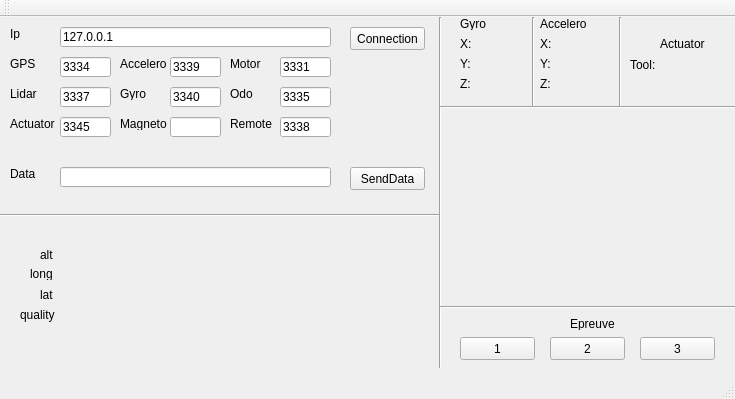
<?xml version="1.0" encoding="UTF-8"?>
<ui version="4.0">
 <class>MainWindow</class>
 <widget class="QMainWindow" name="MainWindow">
  <property name="geometry">
   <rect>
    <x>0</x>
    <y>0</y>
    <width>735</width>
    <height>399</height>
   </rect>
  </property>
  <property name="windowTitle">
   <string>MainWindow</string>
  </property>
  <widget class="QWidget" name="centralWidget">
   <widget class="QLineEdit" name="leServerAddress">
    <property name="geometry">
     <rect>
      <x>60</x>
      <y>10</y>
      <width>271</width>
      <height>20</height>
     </rect>
    </property>
    <property name="text">
     <string>127.0.0.1</string>
    </property>
   </widget>
   <widget class="QLineEdit" name="gpsPort">
    <property name="geometry">
     <rect>
      <x>60</x>
      <y>40</y>
      <width>51</width>
      <height>20</height>
     </rect>
    </property>
    <property name="text">
     <string>3334</string>
    </property>
   </widget>
   <widget class="QPushButton" name="pbSendData">
    <property name="geometry">
     <rect>
      <x>350</x>
      <y>150</y>
      <width>75</width>
      <height>23</height>
     </rect>
    </property>
    <property name="text">
     <string>SendData</string>
    </property>
   </widget>
   <widget class="QPushButton" name="pbConnection">
    <property name="geometry">
     <rect>
      <x>350</x>
      <y>10</y>
      <width>75</width>
      <height>23</height>
     </rect>
    </property>
    <property name="text">
     <string>Connection</string>
    </property>
   </widget>
   <widget class="QLineEdit" name="leDataToSend">
    <property name="geometry">
     <rect>
      <x>60</x>
      <y>150</y>
      <width>271</width>
      <height>20</height>
     </rect>
    </property>
   </widget>
   <widget class="QLabel" name="img">
    <property name="geometry">
     <rect>
      <x>160</x>
      <y>210</y>
      <width>261</width>
      <height>131</height>
     </rect>
    </property>
    <property name="text">
     <string/>
    </property>
   </widget>
   <widget class="QLabel" name="altitude">
    <property name="geometry">
     <rect>
      <x>40</x>
      <y>230</y>
      <width>21</width>
      <height>16</height>
     </rect>
    </property>
    <property name="text">
     <string>alt</string>
    </property>
   </widget>
   <widget class="QLabel" name="longitude">
    <property name="geometry">
     <rect>
      <x>30</x>
      <y>250</y>
      <width>47</width>
      <height>13</height>
     </rect>
    </property>
    <property name="text">
     <string>long</string>
    </property>
   </widget>
   <widget class="QLabel" name="latitude">
    <property name="geometry">
     <rect>
      <x>40</x>
      <y>270</y>
      <width>31</width>
      <height>16</height>
     </rect>
    </property>
    <property name="text">
     <string>lat</string>
    </property>
   </widget>
   <widget class="QLabel" name="quality">
    <property name="geometry">
     <rect>
      <x>20</x>
      <y>290</y>
      <width>47</width>
      <height>16</height>
     </rect>
    </property>
    <property name="text">
     <string>quality</string>
    </property>
   </widget>
   <widget class="QLabel" name="altitudeResult">
    <property name="geometry">
     <rect>
      <x>80</x>
      <y>230</y>
      <width>47</width>
      <height>13</height>
     </rect>
    </property>
    <property name="text">
     <string/>
    </property>
   </widget>
   <widget class="QLabel" name="longitudeResult">
    <property name="geometry">
     <rect>
      <x>80</x>
      <y>250</y>
      <width>47</width>
      <height>13</height>
     </rect>
    </property>
    <property name="text">
     <string/>
    </property>
   </widget>
   <widget class="QLabel" name="latitudeResult">
    <property name="geometry">
     <rect>
      <x>80</x>
      <y>270</y>
      <width>47</width>
      <height>13</height>
     </rect>
    </property>
    <property name="text">
     <string/>
    </property>
   </widget>
   <widget class="QLabel" name="qualityResult">
    <property name="geometry">
     <rect>
      <x>80</x>
      <y>290</y>
      <width>47</width>
      <height>13</height>
     </rect>
    </property>
    <property name="text">
     <string/>
    </property>
   </widget>
   <widget class="QLineEdit" name="acceleroPort">
    <property name="geometry">
     <rect>
      <x>170</x>
      <y>40</y>
      <width>51</width>
      <height>20</height>
     </rect>
    </property>
    <property name="text">
     <string>3339</string>
    </property>
   </widget>
   <widget class="QLineEdit" name="motorPort">
    <property name="geometry">
     <rect>
      <x>280</x>
      <y>40</y>
      <width>51</width>
      <height>20</height>
     </rect>
    </property>
    <property name="text">
     <string>3331</string>
    </property>
   </widget>
   <widget class="QLineEdit" name="lidarPort">
    <property name="geometry">
     <rect>
      <x>60</x>
      <y>70</y>
      <width>51</width>
      <height>20</height>
     </rect>
    </property>
    <property name="text">
     <string>3337</string>
    </property>
   </widget>
   <widget class="QLineEdit" name="odoPort">
    <property name="geometry">
     <rect>
      <x>280</x>
      <y>70</y>
      <width>51</width>
      <height>20</height>
     </rect>
    </property>
    <property name="text">
     <string>3335</string>
    </property>
   </widget>
   <widget class="QLineEdit" name="gyroPort">
    <property name="geometry">
     <rect>
      <x>170</x>
      <y>70</y>
      <width>51</width>
      <height>20</height>
     </rect>
    </property>
    <property name="text">
     <string>3340</string>
    </property>
   </widget>
   <widget class="QLineEdit" name="actuatorPort">
    <property name="geometry">
     <rect>
      <x>60</x>
      <y>100</y>
      <width>51</width>
      <height>20</height>
     </rect>
    </property>
    <property name="text">
     <string>3345</string>
    </property>
   </widget>
   <widget class="QLineEdit" name="remotePort">
    <property name="geometry">
     <rect>
      <x>280</x>
      <y>100</y>
      <width>51</width>
      <height>20</height>
     </rect>
    </property>
    <property name="text">
     <string>3338</string>
    </property>
   </widget>
   <widget class="QLineEdit" name="magnetoPort">
    <property name="geometry">
     <rect>
      <x>170</x>
      <y>100</y>
      <width>51</width>
      <height>20</height>
     </rect>
    </property>
    <property name="text">
     <string/>
    </property>
   </widget>
   <widget class="QLabel" name="label_2">
    <property name="geometry">
     <rect>
      <x>10</x>
      <y>10</y>
      <width>47</width>
      <height>13</height>
     </rect>
    </property>
    <property name="text">
     <string>Ip</string>
    </property>
   </widget>
   <widget class="QLabel" name="label_3">
    <property name="geometry">
     <rect>
      <x>10</x>
      <y>40</y>
      <width>47</width>
      <height>13</height>
     </rect>
    </property>
    <property name="text">
     <string>GPS</string>
    </property>
   </widget>
   <widget class="QLabel" name="label_4">
    <property name="geometry">
     <rect>
      <x>10</x>
      <y>70</y>
      <width>47</width>
      <height>13</height>
     </rect>
    </property>
    <property name="text">
     <string>Lidar</string>
    </property>
   </widget>
   <widget class="QLabel" name="label_5">
    <property name="geometry">
     <rect>
      <x>10</x>
      <y>100</y>
      <width>47</width>
      <height>13</height>
     </rect>
    </property>
    <property name="text">
     <string>Actuator</string>
    </property>
   </widget>
   <widget class="QLabel" name="label_6">
    <property name="geometry">
     <rect>
      <x>120</x>
      <y>40</y>
      <width>47</width>
      <height>13</height>
     </rect>
    </property>
    <property name="text">
     <string>Accelero</string>
    </property>
   </widget>
   <widget class="QLabel" name="label_7">
    <property name="geometry">
     <rect>
      <x>120</x>
      <y>70</y>
      <width>47</width>
      <height>13</height>
     </rect>
    </property>
    <property name="text">
     <string>Gyro</string>
    </property>
   </widget>
   <widget class="QLabel" name="label_8">
    <property name="geometry">
     <rect>
      <x>120</x>
      <y>100</y>
      <width>47</width>
      <height>13</height>
     </rect>
    </property>
    <property name="text">
     <string>Magneto</string>
    </property>
   </widget>
   <widget class="QLabel" name="label_9">
    <property name="geometry">
     <rect>
      <x>230</x>
      <y>70</y>
      <width>47</width>
      <height>13</height>
     </rect>
    </property>
    <property name="text">
     <string>Odo</string>
    </property>
   </widget>
   <widget class="QLabel" name="label_10">
    <property name="geometry">
     <rect>
      <x>230</x>
      <y>40</y>
      <width>47</width>
      <height>13</height>
     </rect>
    </property>
    <property name="text">
     <string>Motor</string>
    </property>
   </widget>
   <widget class="QLabel" name="label_11">
    <property name="geometry">
     <rect>
      <x>230</x>
      <y>100</y>
      <width>47</width>
      <height>13</height>
     </rect>
    </property>
    <property name="text">
     <string>Remote</string>
    </property>
   </widget>
   <widget class="QLabel" name="label_12">
    <property name="geometry">
     <rect>
      <x>10</x>
      <y>150</y>
      <width>47</width>
      <height>13</height>
     </rect>
    </property>
    <property name="text">
     <string>Data </string>
    </property>
   </widget>
   <widget class="Line" name="line">
    <property name="geometry">
     <rect>
      <x>0</x>
      <y>190</y>
      <width>441</width>
      <height>16</height>
     </rect>
    </property>
    <property name="orientation">
     <enum>Qt::Horizontal</enum>
    </property>
   </widget>
   <widget class="Line" name="line_2">
    <property name="geometry">
     <rect>
      <x>430</x>
      <y>0</y>
      <width>20</width>
      <height>351</height>
     </rect>
    </property>
    <property name="orientation">
     <enum>Qt::Vertical</enum>
    </property>
   </widget>
   <widget class="QLabel" name="label">
    <property name="geometry">
     <rect>
      <x>460</x>
      <y>20</y>
      <width>47</width>
      <height>13</height>
     </rect>
    </property>
    <property name="text">
     <string>X:</string>
    </property>
   </widget>
   <widget class="QLabel" name="label_13">
    <property name="geometry">
     <rect>
      <x>460</x>
      <y>40</y>
      <width>47</width>
      <height>13</height>
     </rect>
    </property>
    <property name="text">
     <string>Y:</string>
    </property>
   </widget>
   <widget class="QLabel" name="label_14">
    <property name="geometry">
     <rect>
      <x>460</x>
      <y>60</y>
      <width>47</width>
      <height>13</height>
     </rect>
    </property>
    <property name="text">
     <string>Z:</string>
    </property>
   </widget>
   <widget class="QLabel" name="label_15">
    <property name="geometry">
     <rect>
      <x>460</x>
      <y>0</y>
      <width>47</width>
      <height>13</height>
     </rect>
    </property>
    <property name="text">
     <string>Gyro</string>
    </property>
   </widget>
   <widget class="QLabel" name="gyroXResult">
    <property name="geometry">
     <rect>
      <x>480</x>
      <y>20</y>
      <width>47</width>
      <height>13</height>
     </rect>
    </property>
    <property name="text">
     <string/>
    </property>
   </widget>
   <widget class="QLabel" name="gyroYResult">
    <property name="geometry">
     <rect>
      <x>480</x>
      <y>40</y>
      <width>47</width>
      <height>13</height>
     </rect>
    </property>
    <property name="text">
     <string/>
    </property>
   </widget>
   <widget class="QLabel" name="gyroZResult">
    <property name="geometry">
     <rect>
      <x>480</x>
      <y>60</y>
      <width>47</width>
      <height>13</height>
     </rect>
    </property>
    <property name="text">
     <string/>
    </property>
   </widget>
   <widget class="Line" name="line_3">
    <property name="geometry">
     <rect>
      <x>440</x>
      <y>80</y>
      <width>301</width>
      <height>21</height>
     </rect>
    </property>
    <property name="orientation">
     <enum>Qt::Horizontal</enum>
    </property>
   </widget>
   <widget class="Line" name="line_4">
    <property name="geometry">
     <rect>
      <x>523</x>
      <y>0</y>
      <width>20</width>
      <height>91</height>
     </rect>
    </property>
    <property name="orientation">
     <enum>Qt::Vertical</enum>
    </property>
   </widget>
   <widget class="QLabel" name="acceleroXResult_2">
    <property name="geometry">
     <rect>
      <x>560</x>
      <y>20</y>
      <width>47</width>
      <height>13</height>
     </rect>
    </property>
    <property name="text">
     <string/>
    </property>
   </widget>
   <widget class="QLabel" name="label_16">
    <property name="geometry">
     <rect>
      <x>540</x>
      <y>0</y>
      <width>47</width>
      <height>13</height>
     </rect>
    </property>
    <property name="text">
     <string>Accelero</string>
    </property>
   </widget>
   <widget class="QLabel" name="label_17">
    <property name="geometry">
     <rect>
      <x>540</x>
      <y>20</y>
      <width>47</width>
      <height>13</height>
     </rect>
    </property>
    <property name="text">
     <string>X:</string>
    </property>
   </widget>
   <widget class="QLabel" name="label_18">
    <property name="geometry">
     <rect>
      <x>540</x>
      <y>60</y>
      <width>47</width>
      <height>13</height>
     </rect>
    </property>
    <property name="text">
     <string>Z:</string>
    </property>
   </widget>
   <widget class="QLabel" name="acceleroYResult_2">
    <property name="geometry">
     <rect>
      <x>560</x>
      <y>40</y>
      <width>47</width>
      <height>13</height>
     </rect>
    </property>
    <property name="text">
     <string/>
    </property>
   </widget>
   <widget class="QLabel" name="label_19">
    <property name="geometry">
     <rect>
      <x>540</x>
      <y>40</y>
      <width>47</width>
      <height>13</height>
     </rect>
    </property>
    <property name="text">
     <string>Y:</string>
    </property>
   </widget>
   <widget class="QLabel" name="acceleroZResult_2">
    <property name="geometry">
     <rect>
      <x>560</x>
      <y>60</y>
      <width>47</width>
      <height>13</height>
     </rect>
    </property>
    <property name="text">
     <string/>
    </property>
   </widget>
   <widget class="Line" name="line_5">
    <property name="geometry">
     <rect>
      <x>610</x>
      <y>0</y>
      <width>20</width>
      <height>91</height>
     </rect>
    </property>
    <property name="orientation">
     <enum>Qt::Vertical</enum>
    </property>
   </widget>
   <widget class="QLabel" name="label_20">
    <property name="geometry">
     <rect>
      <x>660</x>
      <y>20</y>
      <width>47</width>
      <height>13</height>
     </rect>
    </property>
    <property name="text">
     <string>Actuator</string>
    </property>
   </widget>
   <widget class="QLabel" name="label_21">
    <property name="geometry">
     <rect>
      <x>630</x>
      <y>40</y>
      <width>31</width>
      <height>16</height>
     </rect>
    </property>
    <property name="text">
     <string>Tool:</string>
    </property>
   </widget>
   <widget class="QLabel" name="actuatorResult">
    <property name="geometry">
     <rect>
      <x>660</x>
      <y>40</y>
      <width>47</width>
      <height>13</height>
     </rect>
    </property>
    <property name="text">
     <string/>
    </property>
   </widget>
   <widget class="QPushButton" name="pushButton">
    <property name="geometry">
     <rect>
      <x>460</x>
      <y>320</y>
      <width>75</width>
      <height>23</height>
     </rect>
    </property>
    <property name="text">
     <string>1</string>
    </property>
   </widget>
   <widget class="QPushButton" name="pushButton_2">
    <property name="geometry">
     <rect>
      <x>550</x>
      <y>320</y>
      <width>75</width>
      <height>23</height>
     </rect>
    </property>
    <property name="text">
     <string>2</string>
    </property>
   </widget>
   <widget class="QPushButton" name="pushButton_3">
    <property name="geometry">
     <rect>
      <x>640</x>
      <y>320</y>
      <width>75</width>
      <height>23</height>
     </rect>
    </property>
    <property name="text">
     <string>3</string>
    </property>
   </widget>
   <widget class="Line" name="line_6">
    <property name="geometry">
     <rect>
      <x>440</x>
      <y>280</y>
      <width>301</width>
      <height>20</height>
     </rect>
    </property>
    <property name="orientation">
     <enum>Qt::Horizontal</enum>
    </property>
   </widget>
   <widget class="QLabel" name="label_22">
    <property name="geometry">
     <rect>
      <x>570</x>
      <y>300</y>
      <width>47</width>
      <height>13</height>
     </rect>
    </property>
    <property name="text">
     <string>Epreuve</string>
    </property>
   </widget>
   <zorder>line_5</zorder>
   <zorder>line_4</zorder>
   <zorder>leServerAddress</zorder>
   <zorder>gpsPort</zorder>
   <zorder>pbSendData</zorder>
   <zorder>pbConnection</zorder>
   <zorder>leDataToSend</zorder>
   <zorder>img</zorder>
   <zorder>altitude</zorder>
   <zorder>longitude</zorder>
   <zorder>latitude</zorder>
   <zorder>quality</zorder>
   <zorder>altitudeResult</zorder>
   <zorder>longitudeResult</zorder>
   <zorder>latitudeResult</zorder>
   <zorder>qualityResult</zorder>
   <zorder>acceleroPort</zorder>
   <zorder>motorPort</zorder>
   <zorder>lidarPort</zorder>
   <zorder>odoPort</zorder>
   <zorder>gyroPort</zorder>
   <zorder>actuatorPort</zorder>
   <zorder>remotePort</zorder>
   <zorder>magnetoPort</zorder>
   <zorder>label_2</zorder>
   <zorder>label_3</zorder>
   <zorder>label_4</zorder>
   <zorder>label_5</zorder>
   <zorder>label_6</zorder>
   <zorder>label_7</zorder>
   <zorder>label_8</zorder>
   <zorder>label_9</zorder>
   <zorder>label_10</zorder>
   <zorder>label_11</zorder>
   <zorder>label_12</zorder>
   <zorder>line</zorder>
   <zorder>line_2</zorder>
   <zorder>label</zorder>
   <zorder>label_13</zorder>
   <zorder>label_14</zorder>
   <zorder>label_15</zorder>
   <zorder>gyroXResult</zorder>
   <zorder>gyroYResult</zorder>
   <zorder>gyroZResult</zorder>
   <zorder>line_3</zorder>
   <zorder>acceleroXResult_2</zorder>
   <zorder>label_16</zorder>
   <zorder>label_17</zorder>
   <zorder>label_18</zorder>
   <zorder>acceleroYResult_2</zorder>
   <zorder>label_19</zorder>
   <zorder>acceleroZResult_2</zorder>
   <zorder>label_20</zorder>
   <zorder>label_21</zorder>
   <zorder>actuatorResult</zorder>
   <zorder>pushButton</zorder>
   <zorder>pushButton_2</zorder>
   <zorder>pushButton_3</zorder>
   <zorder>line_6</zorder>
   <zorder>label_22</zorder>
  </widget>
  <widget class="QMenuBar" name="menuBar">
   <property name="geometry">
    <rect>
     <x>0</x>
     <y>0</y>
     <width>735</width>
     <height>21</height>
    </rect>
   </property>
  </widget>
  <widget class="QToolBar" name="mainToolBar">
   <attribute name="toolBarArea">
    <enum>TopToolBarArea</enum>
   </attribute>
   <attribute name="toolBarBreak">
    <bool>false</bool>
   </attribute>
  </widget>
  <widget class="QStatusBar" name="statusBar"/>
 </widget>
 <layoutdefault spacing="6" margin="11"/>
 <resources/>
 <connections/>
</ui>
